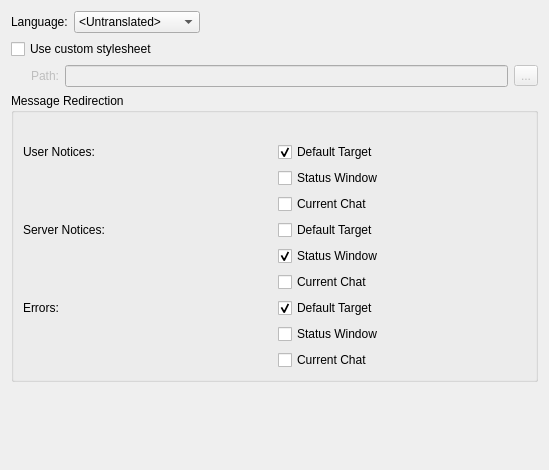
<?xml version="1.0" encoding="UTF-8"?>
<ui version="4.0">
 <class>AppearanceSettingsPage</class>
 <widget class="QWidget" name="AppearanceSettingsPage">
  <property name="geometry">
   <rect>
    <x>0</x>
    <y>0</y>
    <width>549</width>
    <height>470</height>
   </rect>
  </property>
  <property name="windowTitle">
   <string>Form</string>
  </property>
  <layout class="QVBoxLayout" name="verticalLayout">
   <item>
    <layout class="QGridLayout" name="gridLayout">
     <item row="0" column="0">
      <widget class="QLabel" name="label_9">
       <property name="text">
        <string>Language:</string>
       </property>
      </widget>
     </item>
     <item row="0" column="1">
      <widget class="QComboBox" name="languageComboBox">
       <property name="toolTip">
        <string>Set the application language. Requires restart!</string>
       </property>
       <item>
        <property name="text">
         <string>&lt;Untranslated&gt;</string>
        </property>
       </item>
       <item>
        <property name="text">
         <string>&lt;System Default&gt;</string>
        </property>
       </item>
      </widget>
     </item>
     <item row="0" column="2">
      <spacer name="horizontalSpacer_3">
       <property name="orientation">
        <enum>Qt::Horizontal</enum>
       </property>
       <property name="sizeHint" stdset="0">
        <size>
         <width>40</width>
         <height>20</height>
        </size>
       </property>
      </spacer>
     </item>
    </layout>
   </item>
   <item>
    <widget class="QCheckBox" name="useCustomStyleSheet">
     <property name="text">
      <string>Use custom stylesheet</string>
     </property>
     <property name="settingsKey" stdset="0">
      <string notr="true">/UiStyle/UseCustomStyleSheet</string>
     </property>
     <property name="defaultValue" stdset="0">
      <bool>false</bool>
     </property>
    </widget>
   </item>
   <item>
    <layout class="QHBoxLayout" name="horizontalLayout_2">
     <item>
      <spacer name="horizontalSpacer">
       <property name="orientation">
        <enum>Qt::Horizontal</enum>
       </property>
       <property name="sizeType">
        <enum>QSizePolicy::Fixed</enum>
       </property>
       <property name="sizeHint" stdset="0">
        <size>
         <width>20</width>
         <height>20</height>
        </size>
       </property>
      </spacer>
     </item>
     <item>
      <widget class="QLabel" name="label">
       <property name="enabled">
        <bool>false</bool>
       </property>
       <property name="text">
        <string>Path:</string>
       </property>
      </widget>
     </item>
     <item>
      <widget class="QLineEdit" name="customStyleSheetPath">
       <property name="enabled">
        <bool>false</bool>
       </property>
       <property name="sizePolicy">
        <sizepolicy hsizetype="Expanding" vsizetype="Fixed">
         <horstretch>0</horstretch>
         <verstretch>0</verstretch>
        </sizepolicy>
       </property>
       <property name="readOnly">
        <bool>false</bool>
       </property>
       <property name="settingsKey" stdset="0">
        <string notr="true">/UiStyle/CustomStyleSheetPath</string>
       </property>
       <property name="defaultValue" stdset="0">
        <string/>
       </property>
      </widget>
     </item>
     <item>
      <widget class="QToolButton" name="chooseStyleSheet">
       <property name="enabled">
        <bool>false</bool>
       </property>
       <property name="text">
        <string>...</string>
       </property>
      </widget>
     </item>
    </layout>
   </item>
   <item>
    <layout class="QGridLayout" name="gridLayout_3"/>
   </item>
   <item>
    <widget class="QGroupBox" name="groupBox_3">
     <property name="title">
      <string>Message Redirection</string>
     </property>
     <layout class="QGridLayout" name="gridLayout_2">
      <item row="1" column="0">
       <widget class="QLabel" name="label_3">
        <property name="text">
         <string>User Notices:</string>
        </property>
       </widget>
      </item>
      <item row="1" column="1">
       <widget class="QCheckBox" name="userNoticesInDefaultBuffer">
        <property name="enabled">
         <bool>true</bool>
        </property>
        <property name="text">
         <string>Default Target</string>
        </property>
        <property name="checked">
         <bool>true</bool>
        </property>
       </widget>
      </item>
      <item row="4" column="0">
       <widget class="QLabel" name="label_4">
        <property name="text">
         <string>Server Notices:</string>
        </property>
       </widget>
      </item>
      <item row="4" column="1">
       <widget class="QCheckBox" name="serverNoticesInDefaultBuffer">
        <property name="text">
         <string>Default Target</string>
        </property>
       </widget>
      </item>
      <item row="0" column="1">
       <widget class="QLabel" name="label_5">
        <property name="text">
         <string/>
        </property>
       </widget>
      </item>
      <item row="7" column="0">
       <widget class="QLabel" name="label_8">
        <property name="text">
         <string>Errors:</string>
        </property>
       </widget>
      </item>
      <item row="7" column="1">
       <widget class="QCheckBox" name="errorMsgsInDefaultBuffer">
        <property name="text">
         <string>Default Target</string>
        </property>
        <property name="checked">
         <bool>true</bool>
        </property>
       </widget>
      </item>
      <item row="2" column="1">
       <widget class="QCheckBox" name="userNoticesInStatusBuffer">
        <property name="enabled">
         <bool>true</bool>
        </property>
        <property name="text">
         <string>Status Window</string>
        </property>
        <property name="checked">
         <bool>false</bool>
        </property>
       </widget>
      </item>
      <item row="3" column="1">
       <widget class="QCheckBox" name="userNoticesInCurrentBuffer">
        <property name="enabled">
         <bool>true</bool>
        </property>
        <property name="text">
         <string>Current Chat</string>
        </property>
       </widget>
      </item>
      <item row="5" column="1">
       <widget class="QCheckBox" name="serverNoticesInStatusBuffer">
        <property name="text">
         <string>Status Window</string>
        </property>
        <property name="checked">
         <bool>true</bool>
        </property>
       </widget>
      </item>
      <item row="6" column="1">
       <widget class="QCheckBox" name="serverNoticesInCurrentBuffer">
        <property name="text">
         <string>Current Chat</string>
        </property>
       </widget>
      </item>
      <item row="8" column="1">
       <widget class="QCheckBox" name="errorMsgsInStatusBuffer">
        <property name="text">
         <string>Status Window</string>
        </property>
       </widget>
      </item>
      <item row="9" column="1">
       <widget class="QCheckBox" name="errorMsgsInCurrentBuffer">
        <property name="text">
         <string>Current Chat</string>
        </property>
       </widget>
      </item>
     </layout>
    </widget>
   </item>
   <item>
    <spacer name="verticalSpacer">
     <property name="orientation">
      <enum>Qt::Vertical</enum>
     </property>
     <property name="sizeHint" stdset="0">
      <size>
       <width>20</width>
       <height>40</height>
      </size>
     </property>
    </spacer>
   </item>
  </layout>
 </widget>
 <tabstops>
  <tabstop>languageComboBox</tabstop>
  <tabstop>useCustomStyleSheet</tabstop>
  <tabstop>customStyleSheetPath</tabstop>
  <tabstop>chooseStyleSheet</tabstop>
  <tabstop>userNoticesInDefaultBuffer</tabstop>
  <tabstop>serverNoticesInDefaultBuffer</tabstop>
  <tabstop>errorMsgsInDefaultBuffer</tabstop>
 </tabstops>
 <resources/>
 <connections>
  <connection>
   <sender>useCustomStyleSheet</sender>
   <signal>toggled(bool)</signal>
   <receiver>label</receiver>
   <slot>setEnabled(bool)</slot>
   <hints>
    <hint type="sourcelabel">
     <x>45</x>
     <y>80</y>
    </hint>
    <hint type="destinationlabel">
     <x>38</x>
     <y>113</y>
    </hint>
   </hints>
  </connection>
  <connection>
   <sender>useCustomStyleSheet</sender>
   <signal>toggled(bool)</signal>
   <receiver>customStyleSheetPath</receiver>
   <slot>setEnabled(bool)</slot>
   <hints>
    <hint type="sourcelabel">
     <x>63</x>
     <y>86</y>
    </hint>
    <hint type="destinationlabel">
     <x>86</x>
     <y>114</y>
    </hint>
   </hints>
  </connection>
  <connection>
   <sender>useCustomStyleSheet</sender>
   <signal>toggled(bool)</signal>
   <receiver>chooseStyleSheet</receiver>
   <slot>setEnabled(bool)</slot>
   <hints>
    <hint type="sourcelabel">
     <x>84</x>
     <y>80</y>
    </hint>
    <hint type="destinationlabel">
     <x>525</x>
     <y>117</y>
    </hint>
   </hints>
  </connection>
 </connections>
</ui>
